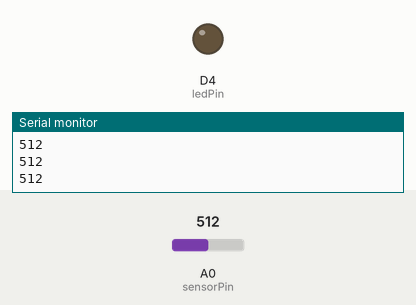
The sketch below on a simulated ESP8266 (NodeMCU). On the bench: output pins drawn as LEDs (lit = HIGH), the last lines printed to the serial monitor. The inputs (shaded band) are chosen by the test bench; at power-on: A0 (sensorPin) = 512.

Above: at 1.4 s.
1.5 s: A0 (sensorPin) set to 476
At 2.3 s:
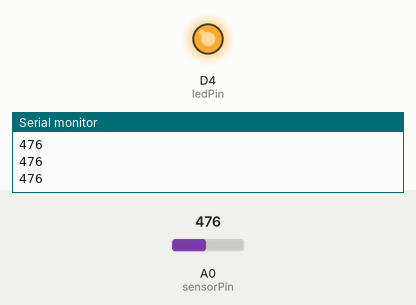
3.3 s: A0 (sensorPin) set to 494
At 3.6 s:
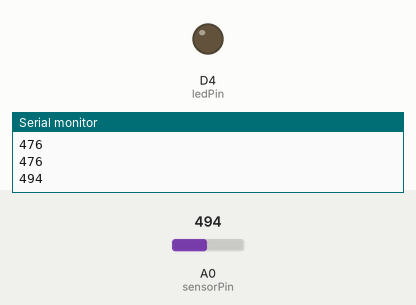
4.8 s: A0 (sensorPin) set to 474
At 6.2 s:
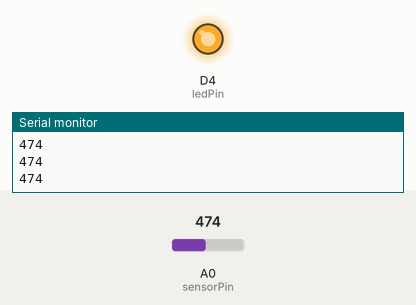
Timing chart, 0 to 7.8 s (numbered marks = the images above; inputs shaded):
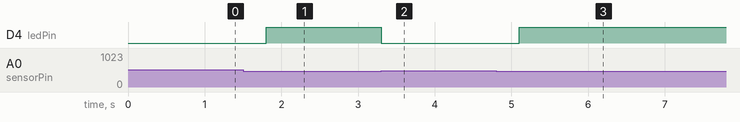

The sketch:

AnalogMicrophone_LED.ino
```cpp
/*
Name: Modul KY-037 Big Microphone

Pin anschluss: (Links Mic. || Rechts ESP8266)
A0  -> A0
GND -> GND
+   -> 3V3
D0  -> D4

code by Nico.N
*/
int sensorPin = A0;  // denn input A0 als "sensorPin festlegen"
int ledPin = D4;     // Denn LED Pin festlegen der aufleuchten soll
int sensorValue = 0; // die variable die vom sennsor kommt

void setup ()
{
  pinMode (ledPin, OUTPUT);   //ledPin (denn vorher festgelegten D pin auswählen als Output
  Serial.begin (115200);      //die Baud rate im Seriellen Monitor
}

void loop ()
{
  sensorValue = analogRead (sensorPin);    //wenn die Sensor Value unter 484,
  if (sensorValue < 484)                   //(die Value muss jeh nach Mic. sehr wahrscheinlich angepaast werden.)
  {
    digitalWrite (ledPin, HIGH);           //Dann soll die LED aus bleiben (HIGH weil es am chip verkehrt herum ist)
    //delay (sensorValue);                                                                                              //(wenn man einen delay haben möchte in ms was in denn Monitor reinkamm auskommentieren)
    Serial.println (sensorValue, DEC);     //(die Value in denn Serieln Monitor schreiben... zum anpassen)
    delay(5);
  }
  else                                     //wenn nicht unter 484,
  {
    digitalWrite (ledPin, LOW);            //dann die LED einschalten und
    //delay (sensorValue);
    Serial.println (sensorValue, DEC);
    delay(600);                            //einen delay von 600ms damit die LED länger anbleibt und nicht nur 1ms
  }
}
```

Measured:
- the behaviour switches between 484 and 483 on A0 (sensorPin) (found by bisection; images 0 and 1)
- after the input at 1.5 s, D4 (ledPin): LOW → HIGH after 0.30 s
- after the input at 3.3 s, D4 (ledPin): HIGH → LOW at once
- after the input at 4.8 s, D4 (ledPin): LOW → HIGH after 0.30 s
